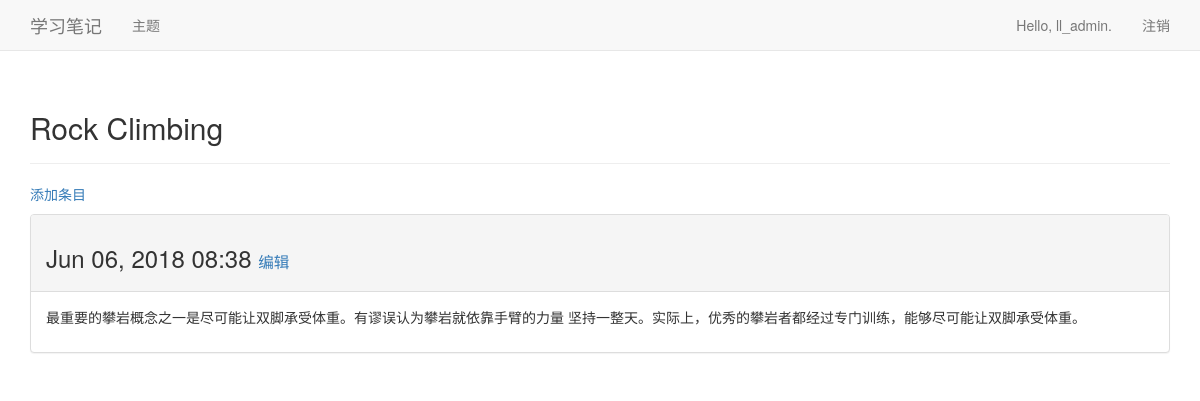
The page /topics/2/ (signed in) on the database its author committed.
### learning_logs/models.py (models this page shows, shortened)
class Topic(models.Model):
    text = models.CharField(max_length=200)
    date_added = models.DateTimeField(auto_now_add=True)
    owner = models.ForeignKey(User)
    def __str__(self):
        return self.text

class Entry(models  .Model):
    topic = models.ForeignKey(Topic,on_delete=models.CASCADE)
    text = models.TextField()
    date_added = models.DateTimeField(auto_now_add=True)
    class Meta:
        verbose_name_plural='entries'

### learning_logs/views.py (the view)
# urls.py: url(r'^topics/(?P<topic_id>\d+)/$', views.topic, name='topic'),
@login_required
def topic(request, topic_id):
    topic = Topic.objects.get(id=topic_id)
    if not check_topic_owner(request, topic):
        raise Http404
    entries = topic.entry_set.order_by('-date_added')
    context = {'topic':topic, 'entries': entries}
    return render(request, 'learning_logs/topic.html', context)

### learning_logs/views.py (called while the page is built)
def check_topic_owner(request, topic):
    if topic.owner == request.user:
        return True
    else:
        return False

### learning_logs/templates/learning_logs/topic.html
{% extends 'learning_logs/base.html' %}
{% block header %}
  <h2>{{ topic }}</h2>
{% endblock header %}
{% block content %}
  <p>
    <a href="{% url 'learning_logs:new_entry' topic.id %}">添加条目</a>
  </p>
  {% for entry in entries %}
    <div class="panel panel-default">
      <div class="panel-heading">
        <h3>
          {{ entry.date_added|date:'M d, Y H:i' }}
          <small>
            <a href="{% url 'learning_logs:edit_entry' entry.id %}">
            编辑</a>
          </small>
        </h3>
      </div>
      <div class="panel-body">
        {{ entry.text|linebreaks }}
      </div>
    </div>
  {% empty %}
   这个主题空空如也！
  {% endfor %}
{% endblock content %}

### learning_logs/templates/learning_logs/base.html (shortened to what this page needs)
{% load bootstrap3 %}
<!DOCTYPE html>
<html lang="en">
	<head>
		{% bootstrap_css %}
    </head>
    <body>
    	<nav class="navbar navbar-default navbar-static-top">
    		<div class="container">
    			<div class="navbar-header">
    				<a class="navbar-brand" href="{% url 'learning_logs:index' %}">
    					学习笔记</a>
    			</div>
    			<div id="navbar" class="navbar-collapse collapse">
    				<ul class="nav navbar-nav">
    					<li><a href="{% url 'learning_logs:topics' %}">主题</a></li>
    				</ul>
    				<ul class="nav navbar-nav navbar-right">
    					{% if user.is_authenticated %}
    					    <li><a>Hello, {{ user.username }}.</a></li>
    					    <li><a href="{% url 'users:logout' %}">注销</a></li>
    					{% else %}
    						<li><a href="{% url 'users:register' %}">注册</a></li>
    						<li><a href="{% url 'users:login' %}">登录</a></li>
    					{% endif %}
    				</ul>
    			</div>
    		</div>
    	</nav>
    	<div class="container">
    		<div class="page-header">
    			{% block header %}{% endblock header %}
    		</div>
    		<div>
    			{% block content %}{% endblock content %}
    		</div>
    	</div>
    </body>
</html>

### rows shown on the page
Topic: text "Rock Climbing"
Entry: date_added "Jun 06, 2018 08:38", text "最重要的攀岩概念之一是尽可能让双脚承受体重。有谬误认为攀岩就依靠手臂的力量 坚持一整天。实际上，优秀的攀岩者都经过专门训练，能够尽可能让双脚承受体重。"

### other values the page prints
{{ user.username }} "ll_admin"
